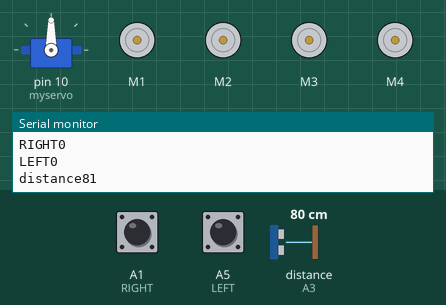
Bench run of a sketch on a simulated Arduino Uno, built with avr-gcc and run on an emulated ATmega328P. Parts: servo, 4 × DC motor (green arrow = forward, orange = backward, longer = faster), the last lines printed to the serial monitor. The test bench sets the inputs (shaded band); at power-on: distance to the obstacle (sensor on A3) 80 cm, A1 (RIGHT) HIGH, A5 (LEFT) HIGH. The echo pulse lasts 58.3 µs per cm.

Above: at 6.6 s.
6.7 s: distance to the obstacle (sensor on A3) set to 11 cm
8.2 s: distance to the obstacle (sensor on A3) set to 8 cm
At 9.3 s:
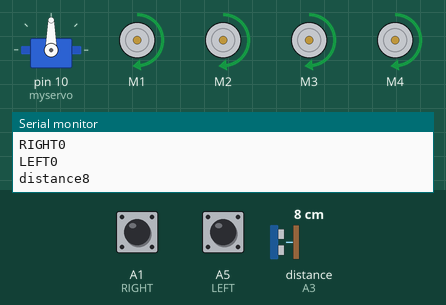
9.7 s: distance to the obstacle (sensor on A3) set to 35 cm
At 10.6 s:
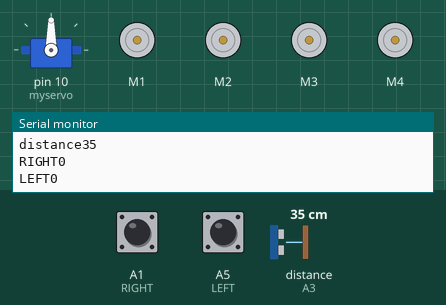
11.2 s: A1 (RIGHT) pulled LOW for 0.15 s
At 11.31 s:
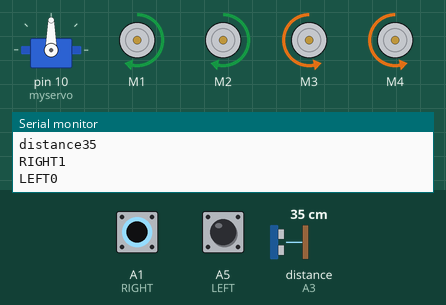
12.9 s: A5 (LEFT) pulled LOW for 0.15 s
At 13.01 s:
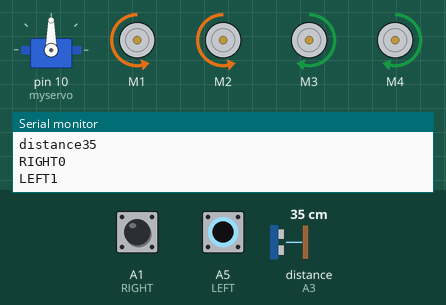
14.6 s: distance to the obstacle (sensor on A3) set to 2 cm
At 15.1 s:
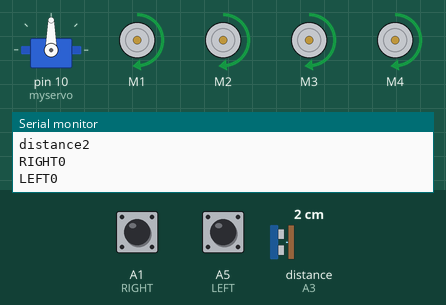
Timing chart, 0 to 17.1 s (numbered marks = the images above; inputs shaded):
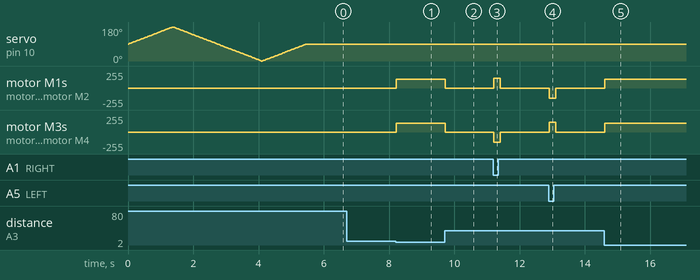

The sketch:

Human_following_robot.ino
```cpp
#include<NewPing.h>
#include<Servo.h>
#include<AFMotor.h>

#define LEFT A5
#define RIGHT A1
#define TRIGGER_PIN A2
#define ECHO_PIN A3
#define MAX_DISTANCE 200
unsigned int distance = 0;
unsigned int Right_Value = 0;
unsigned int Left_Value = 0;
 int d=10;


NewPing sonar(TRIGGER_PIN, ECHO_PIN, MAX_DISTANCE);


AF_DCMotor Motor1(1,MOTOR12_1KHZ);
AF_DCMotor Motor2(2,MOTOR12_1KHZ);
AF_DCMotor Motor3(3,MOTOR34_1KHZ);
AF_DCMotor Motor4(4,MOTOR34_1KHZ);

 Servo myservo;
 int pos=0;

void setup() {

   Serial.begin(9600);
   myservo.attach(10);
{
for(pos = 90; pos <= 180; pos += 1){
  myservo.write(pos);
  delay(15);
  }
for(pos = 180; pos >= 0; pos-= 1) {
  myservo.write(pos);
  delay(15);
  }
for(pos = 0; pos<=90; pos += 1) {
  myservo.write(pos);
  delay(15);
  }
}
   pinMode(RIGHT, INPUT);
   pinMode(LEFT, INPUT);
   stop();
}

// the lope function runs forever
void loop() {

delay(50);
distance = sonar.ping_cm();
Serial.print("distance");
Serial.println(distance);


    Right_Value = !digitalRead(RIGHT);
    Left_Value = !digitalRead(LEFT);

Serial.print("RIGHT");
Serial.println(Right_Value);
Serial.print("LEFT");
Serial.println(Left_Value);

if((distance > 1) && (distance < d)){

  //Move Forward:
  Motor1.setSpeed(130);
  Motor1.run(FORWARD);
  Motor2.setSpeed(130);
  Motor2.run(FORWARD);
  Motor3.setSpeed(130);
  Motor3.run(FORWARD);
  Motor4.setSpeed(130);
  Motor4.run(FORWARD);
}else if((Right_Value==1) && (Left_Value==0)) {

  //Turn right
  Motor1.setSpeed(150);
  Motor1.run(FORWARD);
  Motor2.setSpeed(150);
  Motor2.run(FORWARD);
  Motor3.setSpeed(150);
  Motor3.run(BACKWARD);
  Motor4.setSpeed(150);
  Motor4.run(BACKWARD);
  delay(150);

}else if((Right_Value==0)&&(Left_Value==1)) {

  //Turn left
  Motor1.setSpeed(150);
  Motor1.run(BACKWARD);
  Motor2.setSpeed(150);
  Motor2.run(BACKWARD);
  Motor3.setSpeed(150);
  Motor3.run(FORWARD);
  Motor4.setSpeed(150);
  Motor4.run(FORWARD);
  delay(150);

}else if(distance > d) {

stop();
}

}

void stop(){
    //Stop
  Motor1.setSpeed(0);
  Motor1.run(RELEASE);
  Motor2.setSpeed(0);
  Motor2.run(RELEASE);
  Motor3.setSpeed(0);
  Motor3.run(RELEASE);
  Motor4.setSpeed(0);
  Motor4.run(RELEASE);


}
```

Measured:
- the behaviour switches between 10 and 9 cm on distance to the obstacle (sensor on A3) (found by bisection; images 0 and 1)
- after the input at 8.2 s, motor M1–4: stopped → forward 130/255 at once
- after the input at 9.7 s, motor M1–4: forward 130/255 → stopped at once
- after the input at 11.2 s, motor M1, motor M2: stopped → forward 150/255 at once, → stopped 0.20 s later; motor M3, motor M4: stopped → backward 150/255 at once, → stopped 0.20 s later
- after the input at 12.9 s, motor M1, motor M2: stopped → backward 150/255 at once, → stopped 0.20 s later; motor M3, motor M4: stopped → forward 150/255 at once, → stopped 0.20 s later
- after the input at 14.6 s, motor M1–4: stopped → forward 130/255 at once
